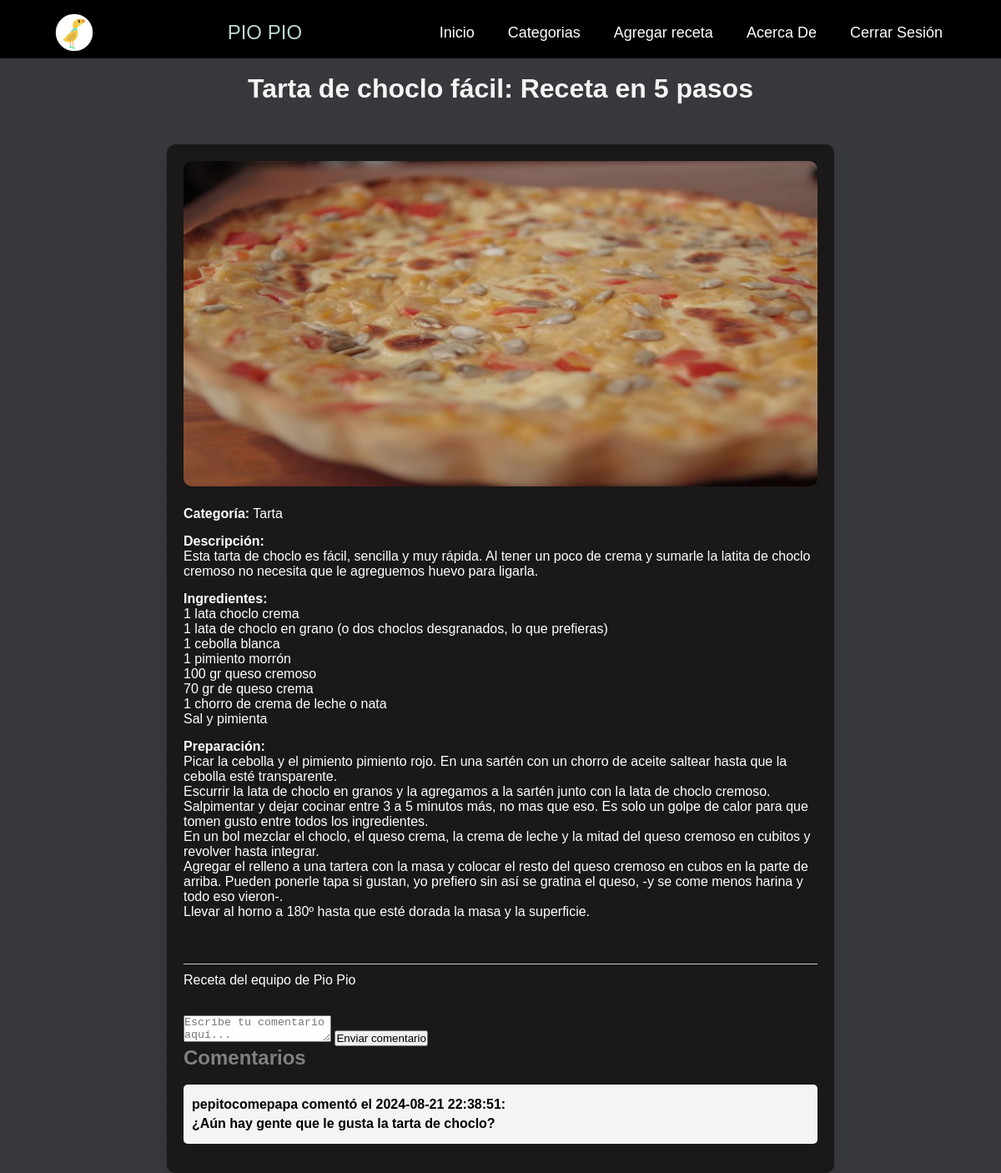
/detalle_receta.php?id=1 (signed in), run on the app's committed database.
### tables this page shows
CREATE TABLE `recetas` (
  `IDRecetas` int(11) NOT NULL,
  `Titulo` varchar(255) NOT NULL,
  `Descripcion` text NOT NULL,
  `Ingredientes` text NOT NULL,
  `Preparacion` text NOT NULL,
  `imagen` varchar(255) DEFAULT 'default.jpg',
  `IDCateg` int(11) NOT NULL,
  `IDUsuarios` int(11) DEFAULT NULL
);

CREATE TABLE `categorias` (
  `IDCateg` int(11) NOT NULL,
  `Categoria` varchar(255) NOT NULL
);

CREATE TABLE `comentarios` (
  `IDComentario` int(11) NOT NULL,
  `IDRecetas` int(11) DEFAULT NULL,
  `IDUsuarios` int(11) DEFAULT NULL,
  `comentario` text NOT NULL,
  `fecha` timestamp NOT NULL DEFAULT current_timestamp()
);

CREATE TABLE `usuarios` (
  `IDUsuarios` int(11) NOT NULL,
  `Usuario` varchar(50) NOT NULL,
  `Clave` varchar(15) NOT NULL,
  `CorreoElectronico` varchar(50) NOT NULL
);

### detalle_receta.php (the view, shortened to what this page needs)
<?php
include('Conexion.php');
$id = $_GET['id'];
$sql = "SELECT recetas.Titulo, recetas.Descripcion, recetas.Ingredientes, recetas.Preparacion, recetas.imagen,
               categorias.Categoria AS categoria, usuarios.Usuario AS nombre_usuario
        FROM recetas
        JOIN categorias ON recetas.IDCateg = categorias.IDCateg
        LEFT JOIN usuarios ON recetas.IDUsuarios = usuarios.IDUsuarios
        WHERE recetas.IDRecetas = $id";
$result = $conexion->query($sql);
if ($result->num_rows > 0) {
    $row = $result->fetch_assoc();
} else {
    echo "Receta no encontrada.";
    exit;
}
?>
<!DOCTYPE html>
<html lang="es">
<head>
    <link rel="stylesheet" href="CSS/DetStyle.css">
</head>
<body>
<header>
        <div class="back">
            <div class="menu container">
                <img class="log" src="Imagenes/Pio_Pio.png" alt="Pio Pio logo">
                <a href="#" class="logo">Pio Pio</a>
                <nav class="navbar">
                    <ul>
                        <li><a href="Home.php">Inicio</a></li>
                        <li id="menu-item">
                            <a href="#">Categorias</a>
                        </li>
                        <li><a href="AgregarReceta.php">Agregar receta</a></li>
                        <li><a href="AcercaDe.php">Acerca De</a></li>
                        <li><a href="CerrarSesion.php" role="button">Cerrar Sesión</a></li>
                    </ul>
                </nav>
            </div>
        </div>
    </header>
    <br>
    <h1><?php echo $row['Titulo']; ?></h1>
    <br>
    <div class="receta-detalle">
        <?php if ($row['imagen']) { ?>
            <img src="imagenes/<?php echo $row['imagen']; ?>" alt="<?php echo $row['Titulo']; ?>" class="imagen-receta">
        <?php } ?>
        <p><strong>Categoría:</strong> <?php echo $row['categoria']; ?></p>
        <p><strong>Descripción:</strong> <br> <?php echo $row['Descripcion']; ?></p>
        <p><strong>Ingredientes:</strong> <br> <?php echo nl2br($row['Ingredientes']); ?></p>
        <p><strong>Preparación:</strong> <br> <?php echo nl2br($row['Preparacion']); ?></p>
        <br>
        <footer>
            <?php if (!empty($row['nombre_usuario'])): ?>
                <p>Recetado por: <strong><?php echo htmlspecialchars($row['nombre_usuario']); ?></strong></p>
            <?php else: ?>
                <p>Receta del equipo de Pio Pio</p>
            <?php endif; ?>
            <br>
            <?php
            if (isset($_SESSION['Usuario'])) {
                ?>
                <form action="comentario.php" method="post">
                    <textarea name="comentario" placeholder="Escribe tu comentario aquí..." required></textarea>
                    <button type="submit">Enviar comentario</button>
                </form>
                <?php
            }
            ?>
            <?php
                $sql_comentarios = "SELECT comentarios.Comentario, comentarios.fecha, usuarios.Usuario
                                FROM comentarios
                                JOIN usuarios ON comentarios.IDUsuarios = usuarios.IDUsuarios
                                WHERE comentarios.IDRecetas = ?
                                ORDER BY comentarios.fecha DESC";
                $stmt = $conexion->prepare($sql_comentarios);
                $stmt->bind_param("i", $id);
                $stmt->execute();
                $result_comentarios = $stmt->get_result();
                if ($result_comentarios->num_rows > 0) {
                    echo "<h2><strong>Comentarios<strong></h2>";
                    echo "<br>";
                    while ($comentario = $result_comentarios->fetch_assoc()) {
                        echo "<div class='comentario'>";
                        echo "<p><strong>" . htmlspecialchars($comentario['Usuario']) . "</strong> comentó el " . $comentario['fecha'] . ":</p>";
                        echo "<p>" . htmlspecialchars($comentario['Comentario']) . "</p>";
                        echo "</div>";
                    }
                } else {
                    echo "<p>Sé el primero en comentar.</p>";
                }
            ?>
        </footer>
    </div>
</body>
</html>

### CSS/DetStyle.css (style rules this page uses)
* { margin: 0; padding: 0; box-sizing: border-box; text-decoration: none; list-style: none; }
body { min-height: 100vh; background: linear-gradient(rgba(5, 7, 12, 0.8), rgba(5, 7, 12, 0.8)), url(Fondos/Ingredents.jpg) no-repeat center center fixed; background-size: cover; font-family: Arial, Helvetica, sans-serif; }
footer { color: grey; margin-top: 20px; border-top: 1px solid #ccc; padding-top: 10px; }
footer .comentario { background-color: #f4f4f4; padding: 10px; margin-bottom: 15px; border-radius: 5px; }
footer .comentario p { color: black; margin: 5px 0; }
.receta-detalle { max-width: 800px; margin: auto; padding: 20px; background-color: rgb(26, 24, 24); border-radius: 10px; box-shadow: 0 4px 8px rgba(0, 0, 0, 0.1); }
.receta-detalle img { width: 100%; height: 390px; border-radius: 10px; margin-bottom: 20px; }
.receta-detalle p { color: white; margin-bottom: 15px; }
h1 { text-align: center; margin-bottom: 30px; color: whitesmoke; }
.container { max-width: 1100px; margin: 0 auto; }
.back { padding: 35px 0; background-color: black; }
.menu { position: absolute; top: 0; left: 0; right: 0; display: flex; align-items: center; justify-content: space-between; z-index: 1000; }
.logo { font-size: 24px; color: #bad8cd; font-weight: 450; text-transform: uppercase; }
.log { font-size: 24px; text-transform: uppercase; height: 78px; width: auto; }
.menu .navbar ul li { position: relative; float: left; }
.menu .navbar ul li a { font-size: 18px; padding: 20px; color: #FFFFFF; display: block; }

### data on the page
recetas: Titulo "Tarta de choclo fácil: Receta en 5 pasos", imagen (picture), IDCateg.Categoria "Tarta", Descripcion "Esta tarta de choclo es fácil, sencilla y muy rápida. Al tener un poco de crema y sumarle la latita de choclo cremoso no necesita que le agreguemos huevo para ligarla.", Ingredientes "1 lata choclo crema 1 lata de choclo en grano (o dos choclos desgranados, lo que prefieras) 1 cebolla blanca 1 pimiento morrón 100 gr queso cremoso 70 gr de queso crema 1 chorro de crema de leche o nata Sal y pimienta", Preparacion "Picar la cebolla y el pimiento pimiento rojo. En una sartén con un chorro de aceite saltear hasta que la cebolla esté transparente. Escurrir la lata de choclo en granos y la agregamos a la sartén junto con la lata de choclo cremoso. Salpimentar y dejar cocinar entre 3 a 5 minutos más, no mas que eso. Es solo un golpe de calor para que tomen gusto entre todos los ingredientes. En un bol mezclar el choclo, el queso crema, la crema de leche y la mitad del queso cremoso en cubitos y revolver hasta integrar. Agregar el relleno a una tartera con la masa y colocar el resto del queso cremoso en cubos en la parte de arriba. Pueden ponerle tapa si gustan, yo prefiero sin así se gratina el queso, -y…"
comentarios: IDUsuarios.Usuario "pepitocomepapa", fecha "2024-08-21 22:38:51", comentario "¿Aún hay gente que le gusta la tarta de choclo?"
